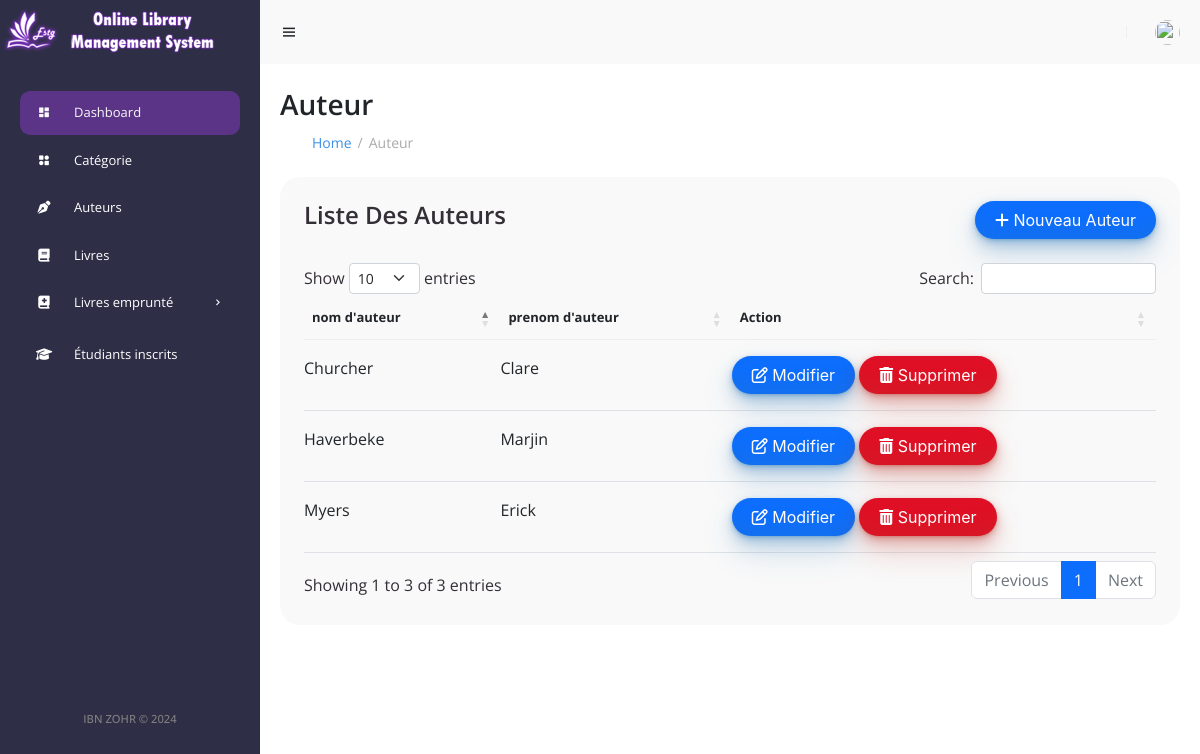
Page /auteur/auteur (signed in) on the committed database.
### tables this page shows
CREATE TABLE `auteur` (
  `id_auteur` int(11) NOT NULL,
  `nom_auteur` varchar(30) DEFAULT NULL,
  `prenom_auteur` varchar(30) DEFAULT NULL
);

### auteur/auteur.php (the view, shortened to what this page needs)
<?php include("../include/title.php");
include('../include/config.php');  ?>
<?php
if(strlen($_SESSION['alogin'])==0){
header('location:../index.php');
}
else{
?>
<!DOCTYPE html>
<html lang="en">
<head>
	<link href='https://unpkg.com/boxicons@2.0.9/css/boxicons.min.css' rel='stylesheet'>
	<link rel="stylesheet" href="../assets/css/style1.css">
	<link rel="stylesheet" href="../assets/css/style.css">
    <link rel="stylesheet" href="../assets/css/bootstrap.min.css">
    <link rel="stylesheet" href="../assets/css/datatable.bootstrap.min.css">
</head>
<body>
<?php include("../include/header.php")  ?>
<div class="table-data">
				<div class="order">
					<div class="head">
						<h3>Liste Des Auteurs</h3>
                        <button id="butt" class="btn-edit" data-bs-toggle="modal" data-bs-target="#exampleModal"><i class="fa fa-add "></i> Nouveau Auteur</button>
					</div>
                    <table id="example" class="table table-striped">
                    <thead>
                       <tr>
                        <th>nom d'auteur</th>
                        <th>prenom d'auteur</th>
                        <th>Action</th>
                       </tr>
                    </thead>
           <tbody>
            <?php $sql = "SELECT * from  auteur";
            $query = $dbh -> prepare($sql);
            $query->execute();
            $results=$query->fetchAll(PDO::FETCH_OBJ);
            if($query->rowCount() > 0){
                foreach($results as $result){
                    ?>
            <tr class="odd gradeX">
               <td class="center"><?php echo htmlentities($result->nom_auteur);?></td>
               <td class="center"><?php echo htmlentities($result->prenom_auteur);?></td>
               <td class="center"><a href="auteur.php?athrid=<?php echo htmlentities($result->id_auteur);?>"><button class="btn-edit"><i class="fa fa-edit "></i> Modifier</button>
               <a href="auteur.php?del=<?php echo htmlentities($result->id_auteur);?>" onclick="return confirm('Etes-vous sûr que vous voulez supprimer?');" >  <button class="btn-del"><i class="fa fa-trash"></i> Supprimer</button>
               </td>
</tr>
<?php }} ?>
</tbody>
</table>
</div>
    <?php include("../include/pied.php") ?>
</body>
</html>
<?php } ?>

### assets/css/style1.css (style rules this page uses)
#content main .table-data { display: flex; flex-wrap: wrap; grid-gap: 24px; margin-top: 24px; width: 100%; color: var(--dark); }
#content main .table-data > div { border-radius: 20px; background: var(--light); padding: 24px; overflow-x: auto; }
#content main .table-data .head { display: flex; align-items: center; grid-gap: 16px; margin-bottom: 24px; }
#content main .table-data .head h3 { margin-right: auto; font-size: 24px; font-weight: 600; }
#content main .table-data .order { flex-grow: 1; flex-basis: 500px; }
#content main .table-data .order table { width: 100%; border-collapse: collapse; }
#content main .table-data .order table th { padding-bottom: 12px; font-size: 13px; text-align: left; border-bottom: 1px solid var(--grey); }
#content main .table-data .order table td { padding: 16px 0; }
a { text-decoration: none; }
.btn-del { background-color: #df1025; border-radius: 100px; box-shadow: rgba(187, 57, 44, 0.2) 0 -25px 18px -14px inset,rgba(187, 57, 44, 0.2) 0 1px 2px,rgba(187, 57, 44, 0.2) 0 2px 4px,rgba(187, 57, 44, 0.2) 0 4px 8px,rgba(187, 57, 44, 0.2) 0 8px 16px,rgba(187, 57, 44, 0.2) 0 16px 32px; color: #FFF; cursor: pointer; display: inline-block; font-family: CerebriSans-Regular,-apple-system,system-ui,Roboto,sans-serif; padding: 7px 20px; text-align: center; text-decoration: none; transition: all 250ms; border: 0; font-size: 16px; user-select: none; -webkit-user-select: none; touch-action: manipulation; }
.btn-edit { background-color: #0d6efd; border-radius: 100px; box-shadow: rgba(44, 118, 187, 0.2) 0 -25px 18px -14px inset,rgba(44, 118, 187, 0.2) 0 1px 2px,rgba(44, 118, 187, 0.2) 0 2px 4px,rgba(44, 118, 187, 0.2) 0 4px 8px,rgba(44, 118, 187, 0.2) 0 8px 16px,rgba(44, 118, 187, 0.2) 0 16px 32px; color: #fff; cursor: pointer; display: inline-block; font-family: CerebriSans-Regular,-apple-system,system-ui,Roboto,sans-serif; padding: 7px 20px; text-align: center; text-decoration: none; transition: all 250ms; border: 0; font-size: 16px; user-select: none; -webkit-user-select: none; touch-action: manipulation; }

### assets/css/style.css (style rules this page uses)
* { font-family: 'Open Sans', sans-serif; margin: 0; padding: 0; box-sizing: border-box; }
:root { --grey: #F1F0F6; --dark-grey: #8D8D8D; --light: #fff; --dark: #000; --green: #81D43A; --light-green: #E3FFCB; --blue: #1775F1; --light-blue: #D0E4FF; --dark-blue: #0C5FCD; --red: #FC3B56; }
html { overflow-x: hidden; }
body { background: var(--grey); overflow-x: hidden; }
a { text-decoration: none; }
* { margin: 0; margin-top: 0px; padding: 0; box-sizing: border-box; }
:root { --poppins: 'Poppins', sans-serif; --lato: 'Lato', sans-serif; --light: #F9F9F9; --blue: #3C91E6; --light-blue: #CFE8FF; --grey: #eee; --dark-grey: #AAAAAA; --dark: #342E37; --red: #DB504A; --yellow: #FFCE26; --light-yellow: #FFF2C6; --orange: #FD7238; --light-orange: #FFE0D3; --dark-violet: #0C0C1E; --bleu: #3C91E6; }

### auteur/auteur.php (style rules this page uses)
html { scrollbar-width: thin; }

### include/header.php (style rules this page uses)
a { text-decoration: none; }

### rows in the picture
auteur: nom_auteur "Haverbeke", prenom_auteur "Marjin"
auteur: nom_auteur "Churcher", prenom_auteur "Clare"
auteur: nom_auteur "Myers", prenom_auteur "Erick"

### other values in the picture
$a "Auteur"
